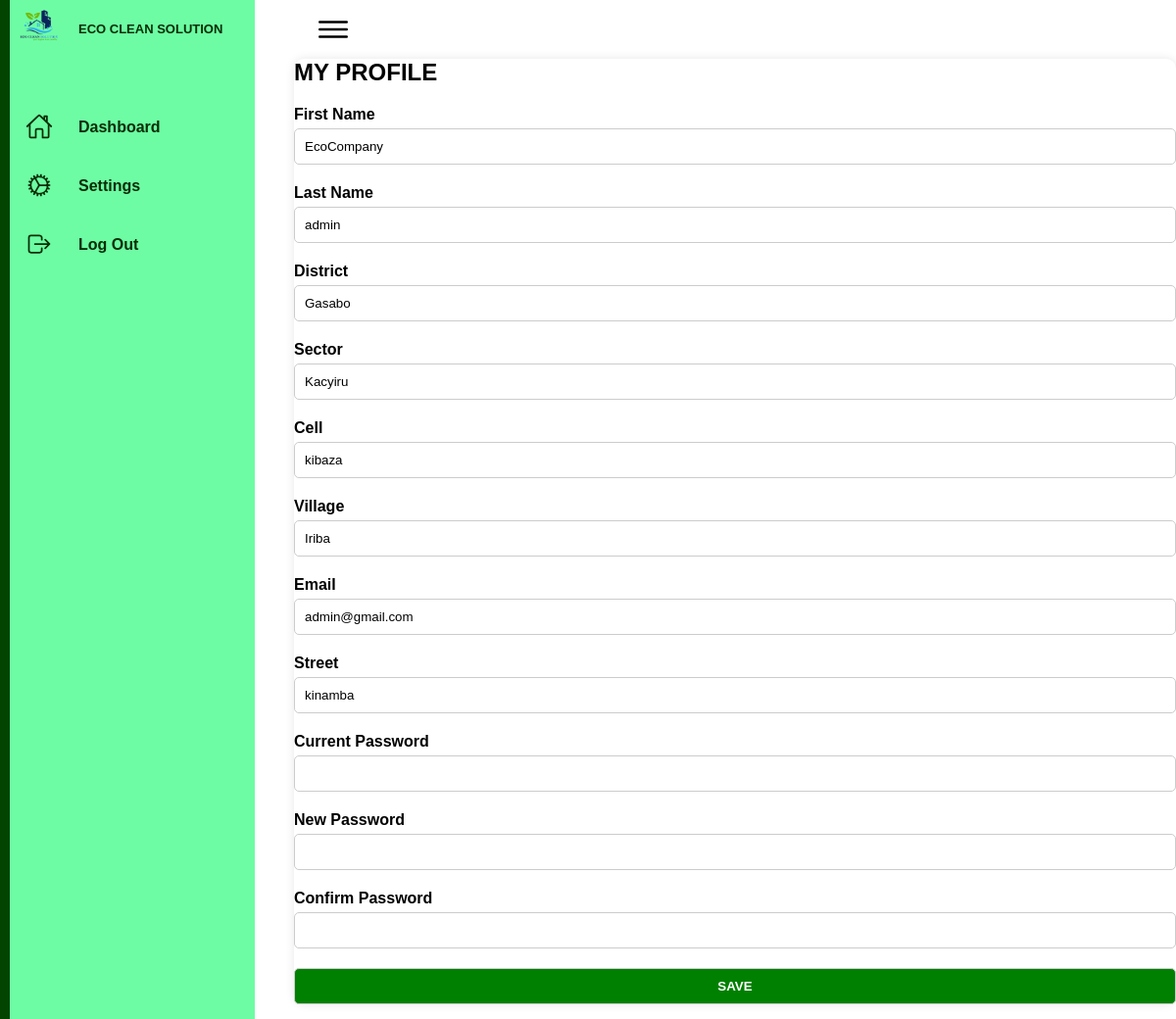
The app's page /settings (signed in) with its own data.
### EcoApp/model.py (models this page shows, shortened)
class Users(db.Model, UserMixin):
    id = db.Column(db.Integer, primary_key=True)
    first_name = db.Column(db.String(20), nullable=False)
    last_name = db.Column(db.String(20), nullable=False)
    email = db.Column(db.String(40), nullable=False, unique=True)
    district = db.Column(db.String(20), nullable=False)
    sector = db.Column(db.String(20), nullable=False)
    village = db.Column(db.String(20), nullable=False)
    street = db.Column(db.String(20), nullable=True)
    password = db.Column(db.String(200), nullable=False)  # Increased length for hashed password
    cell = db.Column(db.String(20), nullable=False)
    is_admin = db.Column(db.Boolean, default=False)
    orders = db.relationship('Order', backref='user', lazy=True)

### EcoApp/routes.py (the view)
@app.route('/settings', methods=['GET', 'POST'])
@login_required
def settings():
    form = ProfileForm()
    if form.validate_on_submit():
        if not bcrypt.check_password_hash(current_user.password, form.current_password.data):
            flash("Current password is incorrect", "danger")
            return redirect(url_for("settings"))
        current_user.first_name = form.firstname.data
        current_user.last_name = form.lastname.data
        current_user.email = form.email.data
        current_user.district = form.district.data
        current_user.village = form.village.data
        current_user.sector = form.sector.data
        current_user.cell = form.cell.data
        current_user.street = form.street.data
        if form.password.data:
            current_user.password = bcrypt.generate_password_hash(form.password.data)
        db.session.commit()
        flash("Your Profile info was successfully updated", "success")
        return redirect(url_for("settings"))
    elif request.method == "GET":
        form.firstname.data = current_user.first_name
        form.lastname.data = current_user.last_name
        form.email.data = current_user.email
        form.district.data = current_user.district
        form.village.data = current_user.village
        form.sector.data = current_user.sector
        form.cell.data = current_user.cell
        form.street.data = current_user.street
    return render_template('settings.html', form=form)

### EcoApp/form.py
class ProfileForm(FlaskForm):
    firstname = StringField('First Name', validators=[DataRequired(), Length(min=2, max=20)])
    lastname = StringField('Last Name', validators=[DataRequired(), Length(min=2, max=20)])
    district = StringField('District', validators=[DataRequired(), Length(min=2, max=20)])
    sector = StringField('Sector', validators=[DataRequired(), Length(min=2, max=20)])
    cell = StringField('Cell', validators=[DataRequired(), Length(min=2, max=20)])
    village = StringField('Village', validators=[DataRequired(), Length(min=2, max=20)])
    email = StringField('Email', validators=[DataRequired(), Email()])
    street = StringField('Street', validators=[Length(max=20)])
    current_password = PasswordField('Current Password', validators=[DataRequired()])
    password = PasswordField('New Password', validators=[Length(max=200)])
    confirm_password = PasswordField('Confirm Password', validators=[EqualTo('password')])
    submit = SubmitField('SAVE')

### EcoApp/model.py (called while the page is built)
@login_manager.user_loader
def load_user(user_id):
    return Users.query.get(int(user_id))

### EcoApp/templates/settings.html (shortened to what this page needs)
<!DOCTYPE html>
<html lang="en">
<head>
    <link rel="stylesheet" href="../static/user-dash.css">
    <link rel="stylesheet" href="../static/admin-dash.css">
    <link rel="stylesheet" href="../static/settings.css">
</head>
<body>
    <div class="container">
        <div class="navigation">
            <ul>
                <li>
                    <a href="{{ url_for('user_dash') }}">
                        <img class="icon" src="../static/images/logo.png" alt="">
                        <span class="topup">ECO CLEAN SOLUTION</span>
                    </a>
                </li>
                <li>
                    <a href="{{ url_for('user_dash') }}">
                        <span class="icon">
                            <ion-icon name="home-outline"></ion-icon>
                        </span>
                        <span class="title">Dashboard</span>
                    </a>
                </li>
                <li>
                    <a href="{{ url_for('settings') }}">
                        <span class="icon">
                            <ion-icon name="cog-outline"></ion-icon>
                        </span>
                        <span class="title">Settings</span>
                    </a>
                </li>
                <li>
                    <li>
                    <a href="{{ url_for('logout') }}" class="logout">
                        <span class="icon">
                            <ion-icon name="log-out-outline"></ion-icon>
                        </span>
                        <span class="title">Log Out</span>
                    </a>
                </li>
            </ul>
        </div>
        <div class="main">
            <div class="topbar">
                <div class="toggle">
                    <ion-icon name="menu-outline"></ion-icon>
                </div>
            </div>
            <div class="container">
              <h2>MY PROFILE</h2>
              <form method="POST" action="{{ url_for('settings') }}">
                  <div class="form-group">
                      {{ form.firstname.label }}
                      {{ form.firstname }}
                  </div>
                  <div class="form-group">
                      {{ form.lastname.label }}
                      {{ form.lastname }}
                  </div>
                  <div class="form-group">
                      {{ form.district.label }}
                      {{ form.district }}
                  </div>
                  <div class="form-group">
                      {{ form.sector.label }}
                      {{ form.sector }}
                  </div>
                  <div class="form-group">
                      {{ form.cell.label }}
                      {{ form.cell }}
                  </div>
                  <div class="form-group">
                      {{ form.village.label }}
                      {{ form.village }}
                  </div>
                  <div class="form-group">
                      {{ form.email.label }}
                      {{ form.email }}
                  </div>
                  <div class="form-group">
                      {{ form.street.label }}
                      {{ form.street }}
                  </div>
                  <div class="form-group">
                      {{ form.current_password.label }}
                      {{ form.current_password }}
                  </div>
                  <div class="form-group">
                      {{ form.password.label }}
                      {{ form.password }}
                  </div>
                  <div class="form-group">
                    {{ form.confirm_password.label }}
                    {{ form.confirm_password }}
                </div>
                  <div class="form-group">
                      {{ form.submit(class="button") }}
                  </div>
              </form>
          </div>
</body>
</html>

### EcoApp/static/user-dash.css (style rules this page uses)
* { font-family: 'poppins', sans-serif; margin: 0; padding: 0; box-sizing: border-box; }
:root { --blue: #044401; --gray: #f5f5f5; --side: rgb(8, 46, 4); --black1: #222; --black2: #6dfca4; --white: #ffffff; --light-grey: #f9f9f9; --grey: #dcdcdc; --black: #333333; --black-light: #666666; --success: #35c958; --warning: #d6a617; --danger: #dc3545; --info: #17a2b8; }
body { min-height: 100vh; overflow-x: hidden; }
.container { position: relative; width: 100%; }
.navigation { position: fixed; width: 270px; height: 100%; background: var(--black2); border-left: 10px solid var(--blue); transition: 0.5s; overflow: hidden; display: flex; flex-direction: column; justify-content: space-between; }
.navigation ul { width: 100%; padding: 0; margin: 0; list-style: none; flex-grow: 1; }
.navigation ul li { position: relative; width: 100%; border-top-left-radius: 30px; border-bottom-left-radius: 30px; }
.navigation ul li:nth-child(1) { margin-bottom: 40px; pointer-events: none; }
.navigation ul li a { position: relative; display: block; width: 100%; display: flex; text-decoration: none; color: var(--side); }
.navigation ul li a .icon { position: relative; display: block; min-width: 60px; height: 60px; line-height: 75px; text-align: center; }
.navigation ul li a .icon ion-icon { font-size: 1.75rem; }
.navigation ul li a .title { position: relative; display: block; padding: 0 10px; height: 60px; font-weight: 800; line-height: 60px; text-align: start; white-space: nowrap; }
.navigation ul li a .topup { position: relative; display: block; padding: 0 10px; font-size: 13px; height: 60px; font-weight: 900; line-height: 60px; text-align: start; white-space: nowrap; }
.navigation ul li a .title { position: relative; display: block; padding: 0 10px; height: 60px; font-weight: 600; line-height: 60px; text-align: start; white-space: nowrap; }
.logout { margin-top: auto; }
.main { position: absolute; width: calc(100% - 300px); left: 300px; min-height: 100vh; background: var(--white); transition: 0.5s; }
.topbar { width: 100%; height: 60px; display: flex; justify-content: space-between; align-items: center; padding: 0 10px; }
.toggle { position: relative; width: 60px; height: 60px; display: flex; justify-content: center; align-items: center; font-size: 2.5rem; cursor: pointer; }
.form-group { margin-top: 10px; margin-bottom: 15px; }
.form-group label { display: block; margin-bottom: 5px; font-weight: bold; }
.form-group input, .form-group select { width: 100%; padding: 10px; border: 1px solid #ccc; border-radius: 5px; }

### EcoApp/static/settings.css (style rules this page uses)
.button { background-color: green; color: white; font-weight: bold; width: 300px; }

### records on screen
Users: district "Gasabo", sector "Kacyiru", cell "kibaza", village "Iriba", email "admin@gmail.com", street "kinamba"
